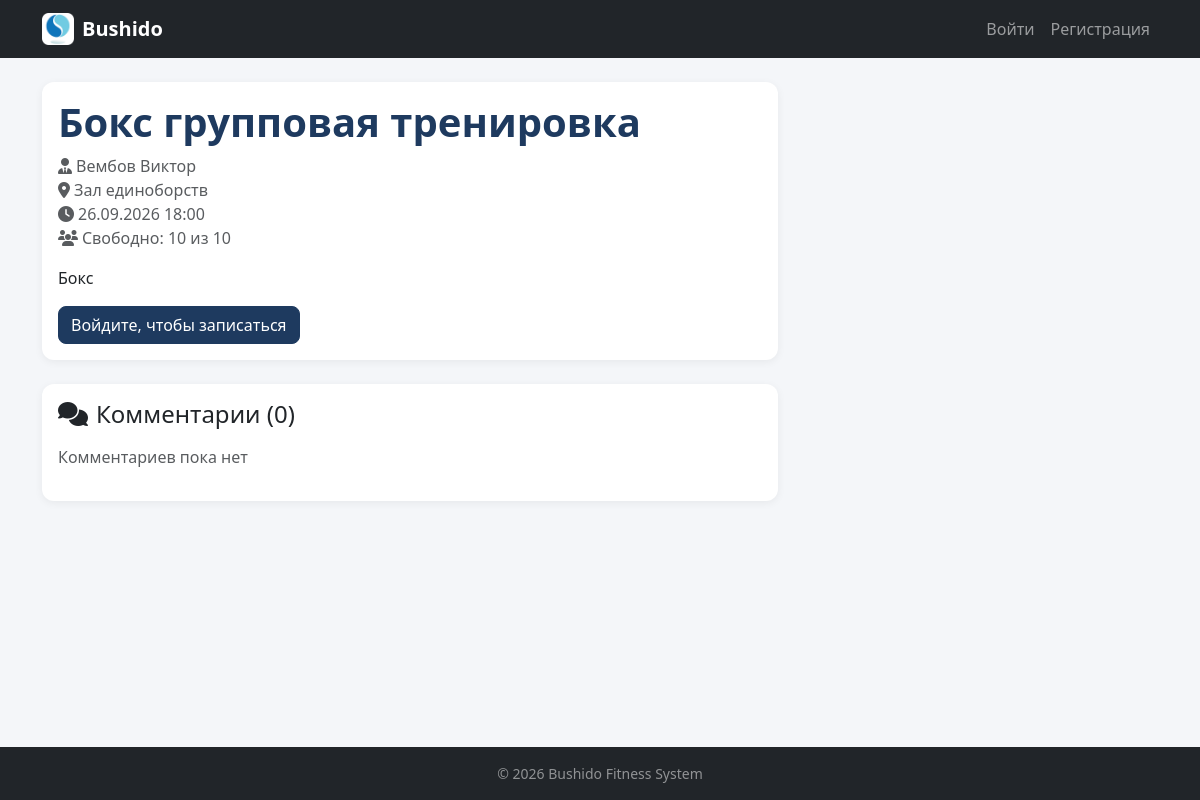
/sessions/3/, run on the app's committed database.
### main/models.py (models this page shows, shortened)
class Session(models.Model):
    trainer = models.ForeignKey(Trainer, on_delete=models.CASCADE, verbose_name='Тренер')
    zone = models.ForeignKey(Zone, on_delete=models.CASCADE, verbose_name='Зона')
    title = models.CharField(max_length=100, verbose_name='Название')
    date = models.DateTimeField(verbose_name='Дата и время')
    max_participants = models.PositiveIntegerField(verbose_name='Максимум участников')
    description = models.TextField(blank=True, verbose_name='Описание')
    is_deleted = models.BooleanField(default=False, verbose_name='Удалено')
    deleted_at = models.DateTimeField(blank=True, null=True, verbose_name='Дата удаления')
    objects = ActiveManager()
    all_objects = models.Manager()
    class Meta:
        verbose_name = 'Сессия'
        verbose_name_plural = 'Сессии'
        ordering = ['-date']
    def booked_count(self):
        return self.booking_set.filter(status='approved', is_deleted=False).count()
    def free_places(self):
        return max(0, self.max_participants - self.booked_count())

class Trainer(models.Model):
    first_name = models.CharField(max_length=50, verbose_name='Имя')
    last_name = models.CharField(max_length=50, verbose_name='Фамилия')
    specialization = models.CharField(max_length=100, verbose_name='Специализация')
    photo = models.ImageField(upload_to='trainers/', blank=True, null=True, verbose_name='Фото')
    description = models.TextField(blank=True, verbose_name='Описание')
    is_deleted = models.BooleanField(default=False, verbose_name='Удалено')
    deleted_at = models.DateTimeField(blank=True, null=True, verbose_name='Дата удаления')
    objects = ActiveManager()
    all_objects = models.Manager()
    class Meta:
        verbose_name = 'Тренер'
        verbose_name_plural = 'Тренеры'
    def __str__(self):
        return f"{self.last_name} {self.first_name}"

class Zone(models.Model):
    name = models.CharField(max_length=100, verbose_name='Название')
    capacity = models.PositiveIntegerField(verbose_name='Вместимость')
    description = models.TextField(blank=True, verbose_name='Описание')
    is_deleted = models.BooleanField(default=False, verbose_name='Удалено')
    deleted_at = models.DateTimeField(blank=True, null=True, verbose_name='Дата удаления')
    objects = ActiveManager()
    all_objects = models.Manager()
    class Meta:
        verbose_name = 'Зона'
        verbose_name_plural = 'Зоны'

### main/views.py (the view, shortened to what this page needs)
# urls.py: path('sessions/<int:pk>/', views.session_detail, name='session_detail'),
def session_detail(request, pk):
    session = get_object_or_404(Session, pk=pk)
    comments = session.comments.all()
    comment_form = CommentForm()
    is_booked = False
    is_favorite = False
    return render(request, 'main/session_detail.html', {
        'session': session,
        'comments': comments,
        'comment_form': comment_form,
        'is_booked': is_booked,
        'is_favorite': is_favorite,
        'now': timezone.now(),
    })

### main/models.py (called while the page is built)
    def get_queryset(self):
        return super().get_queryset().filter(is_deleted=False)

### main/templates/main/session_detail.html (shortened to what this page needs)
{% extends 'base.html' %}
{% block content %}
<div class="row">
    <div class="col-lg-8">
        <div class="card mb-4">
            <div class="card-body">
                <div class="d-flex justify-content-between align-items-start">
                    <h1 class="page-title mb-2">{{ session.title }}</h1>
                </div>
                <p class="text-muted">
                    <i class="fas fa-user-tie me-1"></i>{{ session.trainer }}<br>
                    <i class="fas fa-map-marker-alt me-1"></i>{{ session.zone.name }}<br>
                    <i class="fas fa-clock me-1"></i>{{ session.date|date:"d.m.Y H:i" }}<br>
                    <i class="fas fa-users me-1"></i>Свободно: {{ session.free_places }} из {{ session.max_participants }}
                </p>
                {% if session.description %}
                    <p>{{ session.description }}</p>
                {% endif %}
                {% if user.is_authenticated %}
                    {% if is_booked %}
                        <div class="alert alert-success mb-0">
                            <i class="fas fa-check me-2"></i>Вы записаны на эту сессию
                        </div>
                    {% elif session.free_places > 0 %}
                        <a href="{% url 'booking_create_for_session' session.pk %}" class="btn btn-primary">
                            <i class="fas fa-plus me-2"></i>Записаться
                        </a>
                    {% else %}
                        <div class="alert alert-warning mb-0">Мест не осталось</div>
                    {% endif %}
                {% else %}
                    <a href="{% url 'login' %}" class="btn btn-primary">Войдите, чтобы записаться</a>
                {% endif %}
            </div>
        </div>
        <div class="card">
            <div class="card-body">
                <h4 class="mb-3"><i class="fas fa-comments me-2"></i>Комментарии ({{ comments.count }})</h4>
                {% for c in comments %}
                    <div class="border-top py-3">
                        <div class="d-flex justify-content-between">
                            <strong>{{ c.user.username }}</strong>
                            <small class="text-muted">{{ c.created_at|date:"d.m.Y H:i" }}</small>
                        </div>
                        <p class="mb-1 mt-1">{{ c.text }}</p>
                        {% if c.user == user or user.is_staff %}
                            <a href="{% url 'comment_delete' c.pk %}" class="text-danger small">
                                <i class="fas fa-trash"></i> Удалить
                            </a>
                        {% endif %}
                    </div>
                {% empty %}
                    <p class="text-muted">Комментариев пока нет</p>
                {% endfor %}
            </div>
        </div>
    </div>
</div>
{% endblock %}

### static/css/style.css (style rules this page uses)
body { background-color: #f4f6f9; font-family: system-ui, -apple-system, "Segoe UI", Roboto, sans-serif; }
.card { border: none; border-radius: 12px; box-shadow: 0 2px 8px rgba(0, 0, 0, 0.06); transition: transform 0.15s ease, box-shadow 0.15s ease; }
.btn { border-radius: 8px; }
.btn-primary { background-color: #1e3a5f; border-color: #1e3a5f; }
.page-title { font-weight: 700; color: #1e3a5f; margin-bottom: 1.5rem; }

### data on the page
Session: title "Бокс групповая тренировка", trainer "Вембов Виктор", zone.name "Зал единоборств", date "26.09.2026 18:00", free_places "10", max_participants "10", description "Бокс", count "0"
